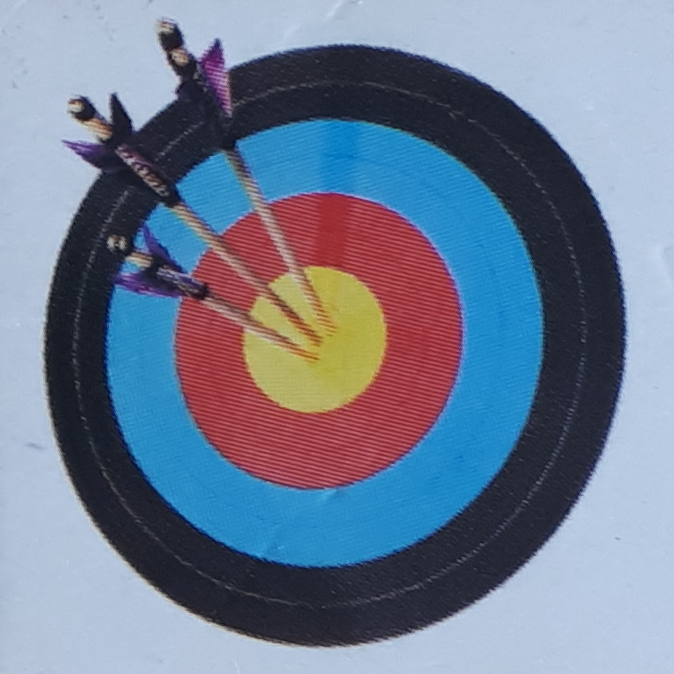
#> input picture Vildkatten/VildkattenKarte01.png, 674 x 674 px
$ python AB05A1.py
#> lines starting #> are read from the running program, lines starting #| are printed output that depends on the picture
import cv2
import numpy as np

# Lade das große Bild und das kleine Teilbild
large_image = cv2.imread('Vildkatten/Vildkatten.jpg', cv2.IMREAD_GRAYSCALE)
small_image1 = cv2.imread('Vildkatten/VildkattenKarte01.png', cv2.IMREAD_GRAYSCALE)
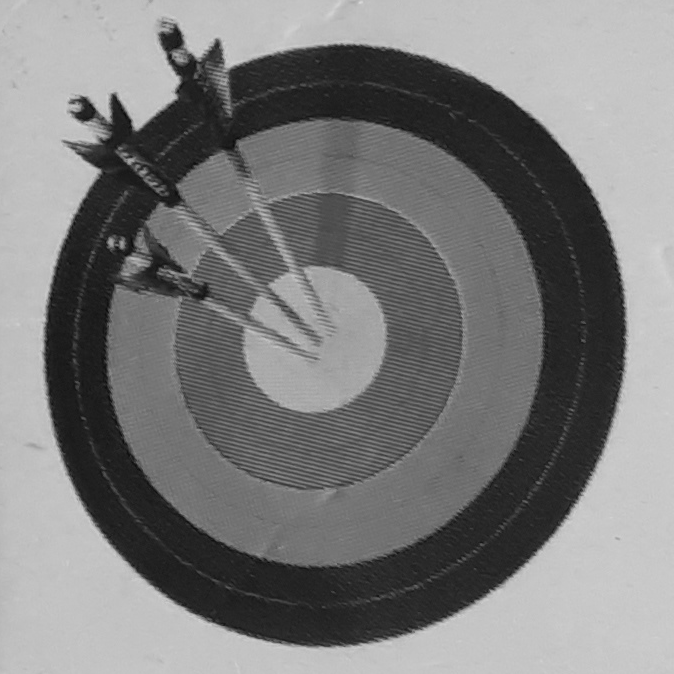
#> small_image1: shape (674, 674); min 8, max 217, mean 123.8
small_image2 = cv2.imread('Vildkatten/VildkattenKarte02.png', cv2.IMREAD_GRAYSCALE)
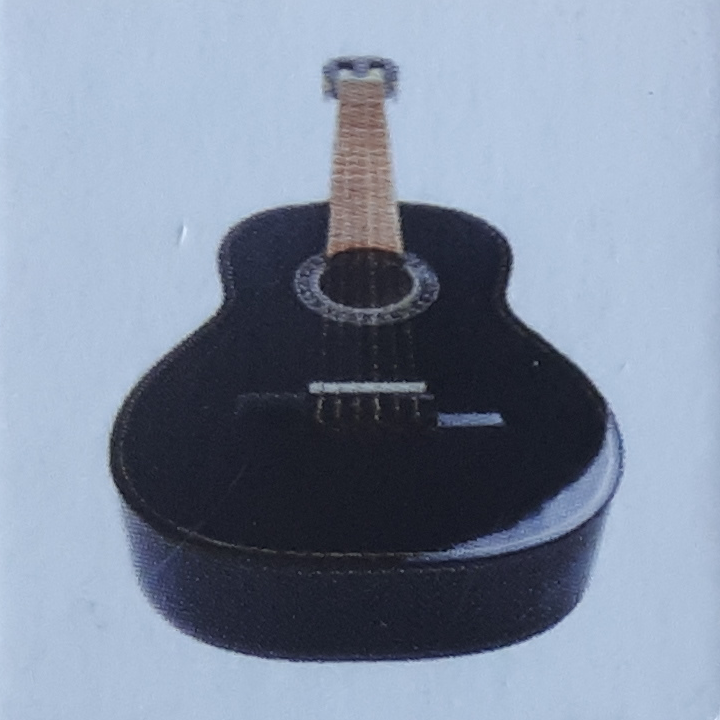
#> input picture Vildkatten/VildkattenKarte02.png, 720 x 720 px
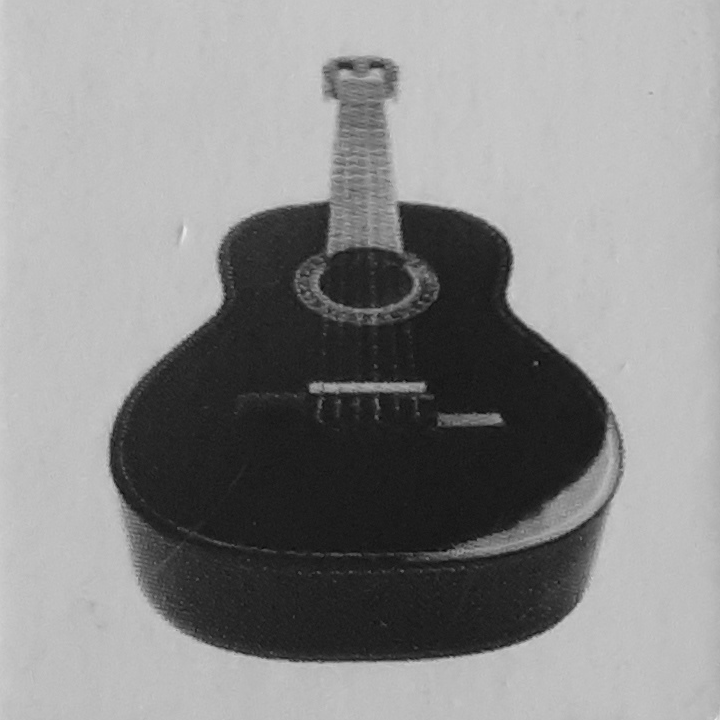
#> small_image2: shape (720, 720); min 3, max 233, mean 139.2
small_image3 = cv2.imread('Vildkatten/VildkattenKarte03.png', cv2.IMREAD_GRAYSCALE)
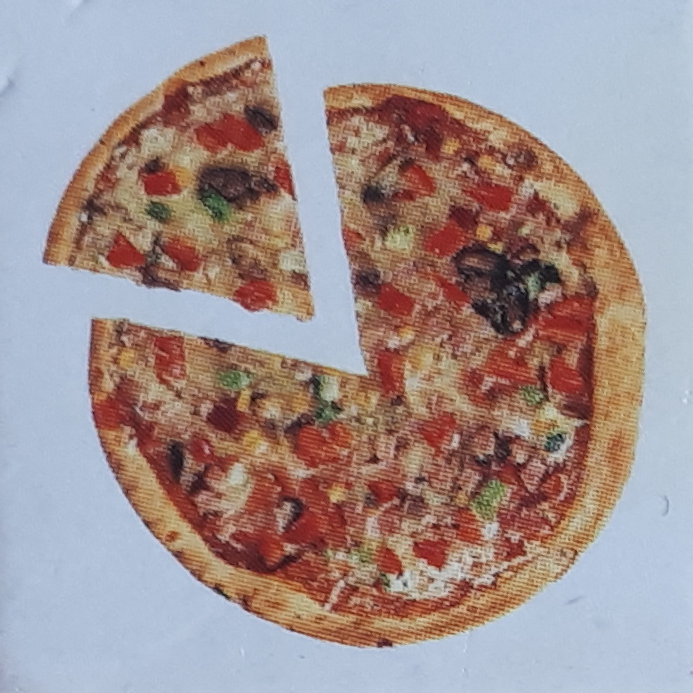
#> input picture Vildkatten/VildkattenKarte03.png, 693 x 693 px
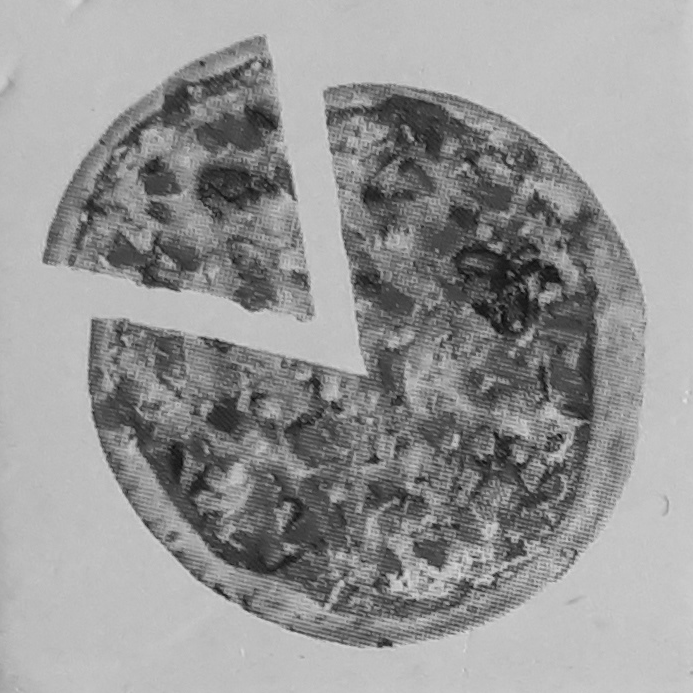
#> small_image3: shape (693, 693); min 10, max 225, mean 149.9
# [6 lines of commented-out code are left out]
sift = cv2.SIFT_create()

# Finde die Key-Points und Descriptoren mit SIFT für beide Bilder
keypoints1, descriptors1 = sift.detectAndCompute(small_image1, None)
#> keypoints1 = 1192 keypoints; strongest (x, y, size): (172, 40, 15.9), (86, 112, 14), (115, 104, 8.9), (215, 53, 11.4)
keypoints2, descriptors2 = sift.detectAndCompute(small_image2, None)
#> keypoints2 = 677 keypoints; strongest (x, y, size): (315, 387, 7.6), (464, 254, 60.9), (559, 420, 76.3), (332, 387, 7.8)
keypoints3, descriptors3 = sift.detectAndCompute(small_image3, None)
#> keypoints3 = 7345 keypoints; strongest (x, y, size): (405, 584, 3), (218, 589, 7.3), (474, 557, 1.9), (227, 597, 3.5)
#> (the run stopped early here; a loop or call above may not have finished)
